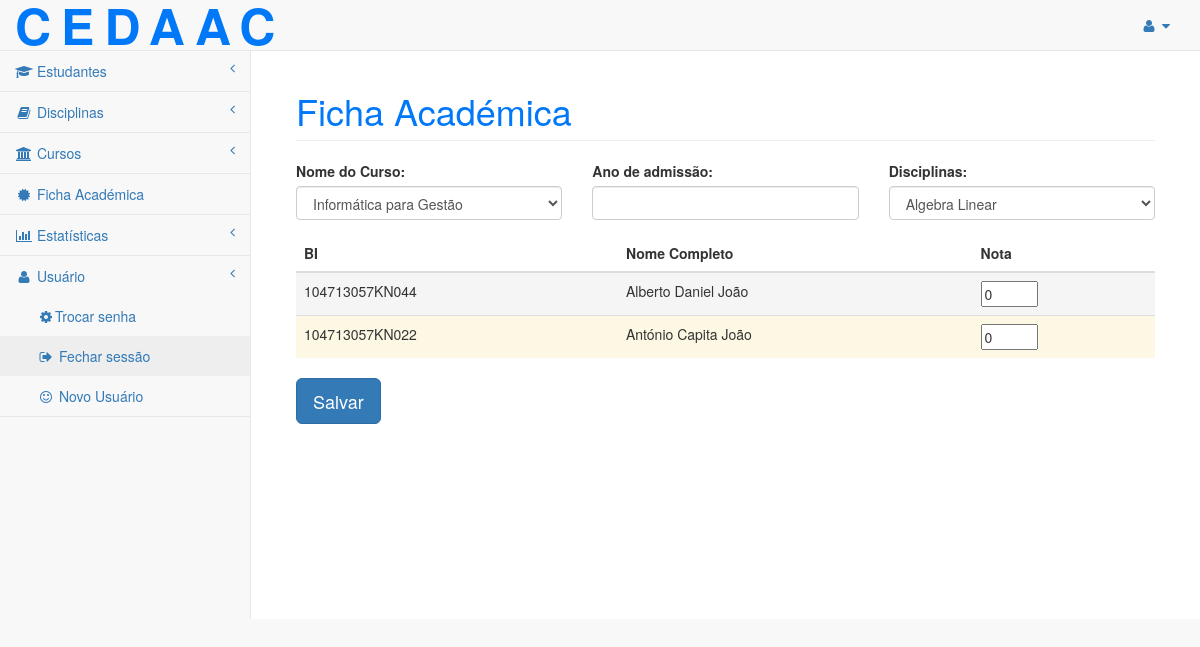
Screenshot of /ficha_academica.php?Cursoestudantelista=InformÃ¡tica para GestÃ£o (signed in) with the database file from the repository.
### tables this page shows
CREATE TABLE `estudante` (
  `nome` varchar(50) NOT NULL,
  `bi` varchar(15) NOT NULL,
  `pai` varchar(50) NOT NULL,
  `mae` varchar(50) NOT NULL,
  `direcao` varchar(100) NOT NULL,
  `data` varchar(50) NOT NULL,
  `ano` int(11) NOT NULL,
  `curso` varchar(50) NOT NULL,
  `nota` varchar(100) DEFAULT NULL,
  `email` varchar(50) DEFAULT NULL,
  `telefone` varchar(50) NOT NULL,
  `sexo` varchar(10) NOT NULL
);

### ficha_academica.php (the view, shortened to what this page needs)
<!DOCTYPE html>
<html lang="pt">
    <head>
        <?php include  'head_common.php';?>
    </head>
    <body>
        <div id="wrapper">
            <?php include  'nav.php';?>
            <div id="page-wrapper">
                <div class="container-fluid ">
                    <div class="row ">
                        <div class="col-lg-12 table-responsive">
                            <h1 class="page-header blue">Ficha Académica</h1>
                            <div class="row ">
                                <div class="col-lg-4">
                                    <label for="curso">Nome do Curso:</label>
                                    <select class="form-control" id="cursolistaficha" name="cursolistaficha">
                                    <?php
                                    $db_host = "localhost";
                                    $username="root";
                                    $password="";
                                    $db='daac';
                                    $sdb =mysqli_connect($db_host,$username,$password,$db);
                                    $query = "SELECT * FROM curso";
                                    $lista = mysqli_query($sdb, $query);
                                    if(!empty($_GET['Cursoestudantelista'])){
                                        while ( $f=mysqli_fetch_array($lista)) {
                                            if($f['nome'] == $_GET['Cursoestudantelista']){
                                                ?>
                                                <option selected><?php echo $f['nome'] ;?></option>
                                                <?php
                                            }
                                            else{
                                                ?>
                                                <option><?php echo $f['nome'] ;?></option>
                                                <?php
                                            }
                                        }
                                    }
                                    ?>
                                  </select>
                                </div>
                                <div class="col-lg-4">
                                    <div class="form-group">
                                      <label for="anoadmisao">Ano de admissão:</label>
                                      <?php
                                       if(!empty($_GET['Cursoestudantelista'])){
                                        ?>
                                            <input type="number" class="form-control" id="anoadmisaoficha" name="anoadmisaoficha" min="2013" value="<?php echo $_GET['Anoadmisaolista'] ;?>" required>
                                        <?php
                                       }
                                       else{
                                        ?>
                                        <input type="number" class="form-control" id="anoadmisaoficha" name="anoadmisaoficha" min="2013" value="2014" required>
                                        <?php
                                       }
                                      ?>
                                    </div>
                                </div>
                                <div class="col-lg-4">
                                    <div class="form-group">
                                      <label for="anoadmisao">Disciplinas:</label>
                                      <select class="form-control" id="disiplinaficha" name="disiplinaficha">
                                        <?php
                                        $disiplinaficha = "";
                                        $db_host = "localhost";
                                        $username="root";
                                        $password="";
                                        $db='daac';
                                        $sdb =mysqli_connect($db_host,$username,$password,$db);
                                        $query = "SELECT * FROM disciplinas";
                                        $lista = mysqli_query($sdb, $query);
                                        if(!empty($_GET['Cursoestudantelista'])){
                                            while ( $f=mysqli_fetch_array($lista)) {
                                                if($f['nome'] == $_GET['Disciplinaficha']){
                                                   $disiplinaficha = $_GET['Disciplinaficha'];
                                                    ?>
                                                    <option selected><?php echo $_GET['Disciplinaficha'];?></option>
                                                    <?php
                                                }
                                                else{
                                                    ?>
                                                    <option><?php echo $f['nome'] ;?></option>
                                                    <?php
                                                }
                                            }
                                        }
                                        ?>
                                      </select>
                                    </div>
                                </div>
                            </div>
                            <table class="table table-striped table-hover">
                                <thead>
                                    <tr>
                                        <th>BI</th>
                                        <th>Nome Completo</th>
                                        <th>Nota</th>
                                    </tr>
                                </thead>
                                <tbody class="estudantesficha">
                                    <?php
                                    $db_host = "localhost";
                                    $username="root";
                                    $password="";
                                    $db='daac';
                                    $sdb =mysqli_connect($db_host,$username,$password,$db);
                                    $query = "";
                                    if(!empty($_GET['Anoadmisaolista'])){
                                        $anoadmisaolista = $_GET['Anoadmisaolista'];
                                        $cursoestudantelista = $_GET['Cursoestudantelista'];
                                        $query = "SELECT * FROM estudante WHERE ano ='$anoadmisaolista' AND curso = '$cursoestudantelista' ORDER BY nome ASC";
                                    }
                                    else
                                    {
                                        $query = "SELECT * FROM estudante WHERE ano ='2014' AND curso = 'Informática para Gestão' ORDER BY nome ASC";
                                    }
                                    $lista = mysqli_query($sdb, $query);
                                    $i=0;
                                    while ( $f=mysqli_fetch_array($lista)) {
                                        $notaficha = 0;
                                        if($i % 2 == 0){
                                            ?>
                                            <tr  class="active">
                                               <td data-id="<?php echo $f['bi'];?>" class="bificha"><?php echo $f['bi'];?></td>
                                               <td data-id="<?php echo $f['bi'];?>" class="nomeficha"><?php echo $f['nome'];?></td>
                                               <td ><input type="number" name="notaf" data-id="<?php echo $f['bi'];?>" class="notaf" min="0" max="20" data-dis= "<?php echo $disiplinaficha?>" value="<?php echo $notaficha ;?>"></td>
                                             </tr>
                                            <?php
                                        }
                                        else {
                                            ?>
                                            <tr class="warning">
                                             <td data-id="<?php echo $f['bi'];?>" class="bificha"><?php echo $f['bi'];?></td>
                                             <td data-id="<?php echo $f['bi'];?>" class="nomeficha"><?php echo $f['nome'];?></td>
                                            <td ><input type="number" name="notaf" data-dis= "<?php echo $disiplinaficha?>" data-id="<?php echo $f['bi'];?>" class="notaf" min="0" max="20"  value="<?php echo $notaficha ;?>"></td>
                                            </tr>
                                            <?php
                                        }
                                        $i = $i + 1;
                                    }
                                    ?>
                                </tbody>
                            </table>
                           <button type="button" class="btn btn-primary btn-lg" id="salvarficha">Salvar</button>
                        </div>
                    </div>
                </div>
            </div>
        </div>
    </body>
</html>

### rows the page displays
estudante: bi "104713057KN044", nome "Alberto Daniel João", notaf "0"
estudante: bi "104713057KN022", nome "António Capita João", notaf "0"

### other values shown
form field cursolistaficha "Informática para Gestão"
form field disiplinaficha "Algebra Linear"
